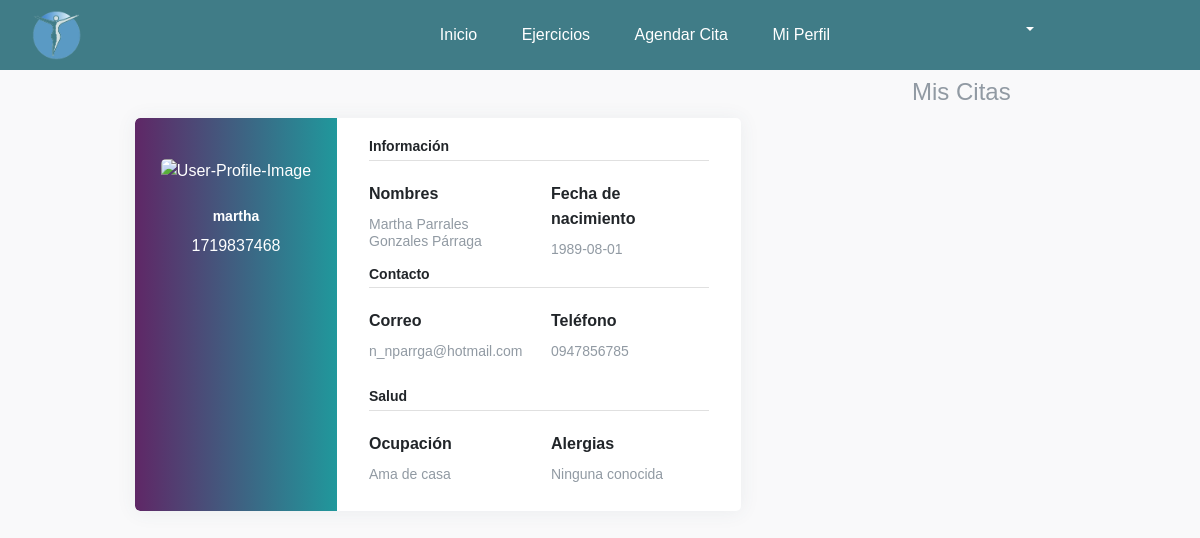
The app's page /app/views/mi_perfil.php (signed in) with its own data.
### tables this page shows
CREATE TABLE `paciente` (
  `ID` int(11) NOT NULL,
  `CEDULA` varchar(45) NOT NULL,
  `NOMBRES` varchar(60) NOT NULL,
  `APELLIDOS` varchar(60) NOT NULL,
  `FECHA_NACIMIENTO` date NOT NULL,
  `CORREO` varchar(100) NOT NULL,
  `TELEFONO` varchar(20) DEFAULT NULL,
  `OCUPACION` varchar(45) DEFAULT NULL,
  `ALERGIAS` varchar(200) DEFAULT NULL
);

### app/models/cls_paciente.php (called while the page is built, shortened)
<?php
class paciente{
    public function cargarPorPaciente($paciente_id){
        $conex = new DBConexion();
        $conex = $conex->Conectar();
        $sentencia = sprintf("SELECT * FROM paciente WHERE ID = " . $paciente_id);
        $result = mysqli_query($conex, $sentencia);
        return $result;
    }
}
?>

### app/views/mi_perfil.php (the view, shortened to what this page needs)
<?php require_once('../../app/templates/function.php') ?>
<?php
require_once('../models/cls_paciente.php');
$obj= new paciente();
$result=$obj->cargarPorPaciente($paciente_id);
$row = mysqli_fetch_array($result);
?>
<!DOCTYPE html>
<html lang="es">
<head>
    <link href="../../public/css/profile.style.css" rel="stylesheet">
</head>
<body onload="cargarCitasPaciente(<?php echo $paciente_id ?>);">
<?php
    if(isset($_SESSION['ROL'])){
        if($_SESSION['ROL'] === 'paciente'){
            require_once('../../app/templates/navbarUser.php');
        }else if($_SESSION['ROL'] === 'Administrador'){
            require_once('../../app/templates/navbarAdmin.php');
        }
    } else {
        header("Location: ../../index.php");
    }
?>
    <div class="container-fluid">
        <div class="row">
            <div class="col-md-9">
                <div class="page-content page-container" id="page-content">
                    <div class="padding">
                        <div class="row container d-flex justify-content-center">
                            <div class="col-xl-10 col-md-12">
                                <div class="card user-card-full">
                                    <div class="row m-l-0 m-r-0">
                                        <div class="col-sm-4 bg-c-lite-green user-profile">
                                            <div class="card-block text-center text-white">
                                                <div class="m-b-25">
                                                    <img src="https://img.icons8.com/bubbles/100/000000/user.png" class="img-radius" alt="User-Profile-Image">
                                                </div>
                                                <h6 class="f-w-600"><?php echo $_SESSION['USER'] ?></h6>
                                                <p><?php echo $row['CEDULA'] ?></p>
                                            </div>
                                        </div>
                                        <div class="col-sm-8">
                                            <div class="card-block">
                                                <h6 class="m-b-20 p-b-5 b-b-default f-w-600">Información</h6>
                                                    <div class="row">
                                                        <div class="col-sm-6">
                                                            <p class="m-b-10 f-w-600">Nombres</p>
                                                            <h6 class="text-muted f-w-400"><?php echo $row['NOMBRES'] ?> <?php echo $row['APELLIDOS'] ?></h6>
                                                        </div>
                                                        <div class="col-sm-6">
                                                            <p class="m-b-10 f-w-600">Fecha de nacimiento</p>
                                                            <h6 class="text-muted f-w-400"><?php echo $row['FECHA_NACIMIENTO'] ?></h6>
                                                        </div>
                                                    </div>
                                                <h6 class="m-b-20 p-b-5 b-b-default f-w-600">Contacto</h6>
                                                    <div class="row">
                                                        <div class="col-sm-6">
                                                            <p class="m-b-10 f-w-600">Correo</p>
                                                            <h6 class="text-muted f-w-400"><?php echo $row['CORREO'] ?></h6>
                                                        </div>
                                                        <div class="col-sm-6">
                                                            <p class="m-b-10 f-w-600">Teléfono</p>
                                                            <h6 class="text-muted f-w-400"><?php echo $row['TELEFONO'] ?></h6>
                                                        </div>
                                                    </div>
                                                <h6 class="m-b-20 m-t-40 p-b-5 b-b-default f-w-600">Salud</h6>
                                                    <div class="row">
                                                        <div class="col-sm-6">
                                                            <p class="m-b-10 f-w-600">Ocupación</p>
                                                            <h6 class="text-muted f-w-400"><?php echo $row['OCUPACION'] ?></h6>
                                                        </div>
                                                        <div class="col-sm-6">
                                                            <p class="m-b-10 f-w-600">Alergias</p>
                                                            <h6 class="text-muted f-w-400"><?php echo $row['ALERGIAS'] ?></h6>
                                                        </div>
                                                        </div>
                                                    </div>
                                                </div>
                                            </div>
                                        </div>
                                    </div>
                                </div>
                            </div>
                        </div>
            </div>
            <div class="col-md-3 position-relative">
            <h4 class="text-muted f-w-400 mt-2">Mis Citas</h4>
                <div class="row">
                    <div class="card-container position-absolute end-0 m-4" id="cards-citas">
                    </div>
                </div>
            </div>
        </div>
    </div>
</body>
</html>

### app/templates/navbarUser.php (shortened to what this page needs)
<nav class="navbar navbar-expand-lg navbar-dark">
  <div class="container-fluid">
  <img src="../../public/img/logo.png" alt="Achilie Logo" height="50px" width="50px" style="margin-left: 20px;">
    <div class="menu-options mx-auto">
        <a class="menu-link" href="../views/inicio.php">Inicio</a>
        <a class="menu-link" href="../views/page_ejercicios.php">Ejercicios</a>
        <a class="menu-link" href="../views/agendar_cita.php">Agendar Cita</a>
        <a class="menu-link" href="../views/mi_perfil.php">Mi Perfil</a>
    </div>
    <div class="collapse navbar-collapse col-2 position-absolute end-0 m-4 id="navbarNavDarkDropdown">
      <ul class="navbar-nav">
        <li class="nav-item dropdown">
          <button class="btn text-white dropdown-toggle" data-bs-toggle="dropdown" aria-expanded="false">
          </button>
        </li>
      </ul>
    </div>
  </div>
</nav>

### public/css/styles.css (style rules this page uses)
body { font-family: Arial, sans-serif; }
.navbar { background-color: #407C87; text-align: center; color: white; padding: 10px 0; }
.menu-link { text-decoration: none; color: white; margin: 0 20px; }
#cards-citas { max-height: 80vh; overflow-y: auto; }
.user-profile { text-align: center; }
.nav-item { margin-bottom: 10px; padding-left: 20px; }
.btn { border-radius: 20px; padding: 10px 20px; cursor: pointer; font-size: 16px; margin: 5px; }

### public/css/profile.style.css (style rules this page uses)
body { background-color: #f9f9fa }
.padding { padding: 3rem !important }
.user-card-full { overflow: hidden; }
.card { border-radius: 5px; -webkit-box-shadow: 0 1px 20px 0 rgba(69,90,100,0.08); box-shadow: 0 1px 20px 0 rgba(69,90,100,0.08); border: none; margin-bottom: 30px; }
.m-r-0 { margin-right: 0px; }
.m-l-0 { margin-left: 0px; }
.user-card-full .user-profile { border-radius: 5px 0 0 5px; }
.bg-c-lite-green { background: -webkit-gradient(linear, left top, right top, from(#5f2766), to(#fcd8cc)); background: linear-gradient(to right, #5f2766, #20989c); }
.user-profile { padding: 20px 0; }
.card-block { padding: 1.25rem; }
.m-b-25 { margin-bottom: 25px; }
.img-radius { border-radius: 5px; }
h6 { font-size: 14px; }
.card .card-block p { line-height: 25px; }
.b-b-default { border-bottom: 1px solid #e0e0e0; }
.m-b-20 { margin-bottom: 20px; }
.p-b-5 { padding-bottom: 5px !important; }
.m-b-10 { margin-bottom: 10px; }
.text-muted { color: #919aa3 !important; }
.f-w-600 { font-weight: 600; }
.m-t-40 { margin-top: 20px; }

### records on screen
paciente: CEDULA "1719837468", NOMBRES "Martha Parrales", APELLIDOS "Gonzales Párraga", FECHA_NACIMIENTO "1989-08-01", CORREO "n_nparrga@hotmail.com", TELEFONO "0947856785", OCUPACION "Ama de casa", ALERGIAS "Ninguna conocida"

### other values on screen
$_SESSION['USER'] "martha"
